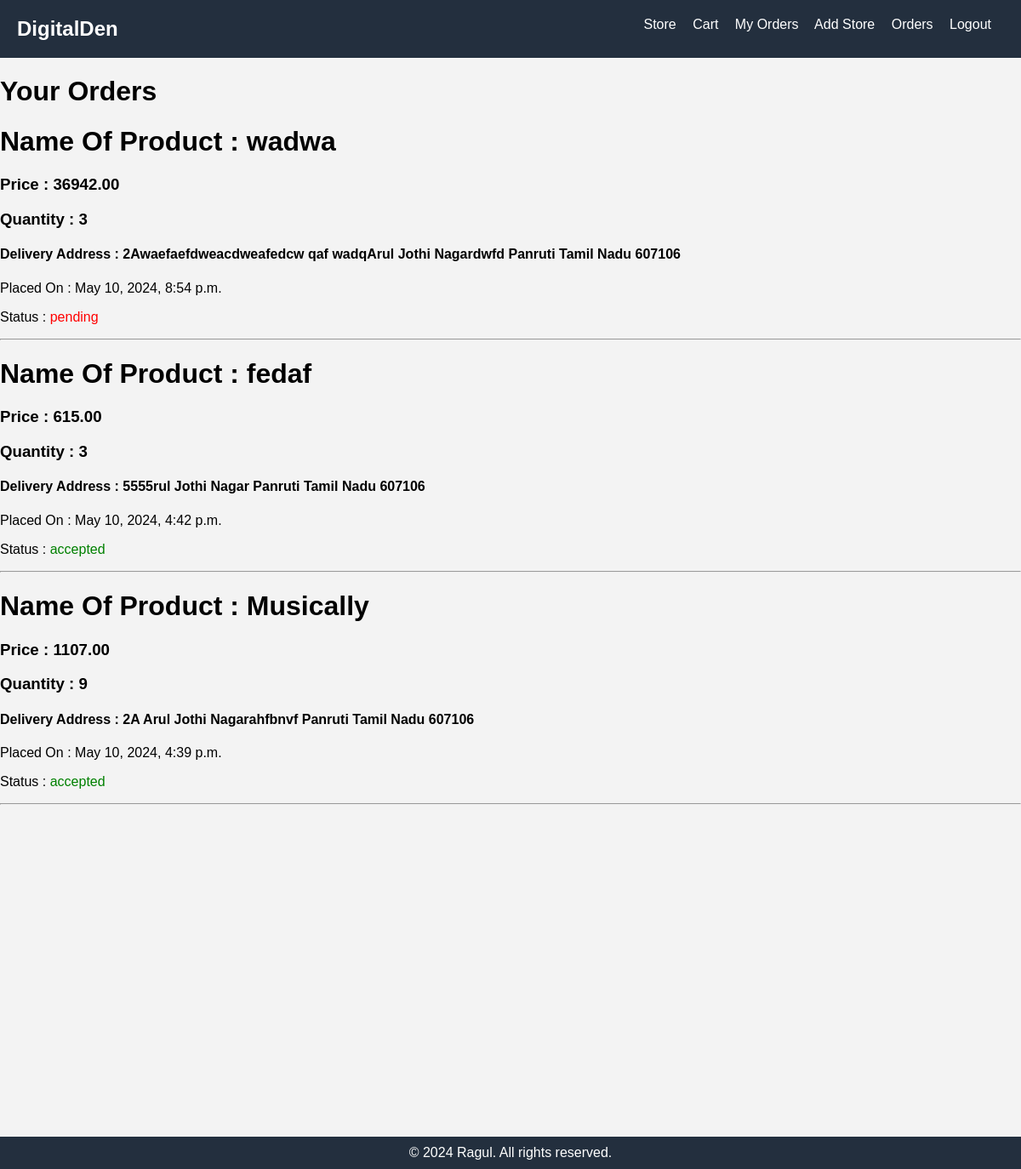
Screenshot of /myorders (signed in) with the database file from the repository.
### shipment/models.py (models this page shows, shortened)
class Order(models.Model):
    PENDING = 'pending'
    ACCEPTED = 'accepted'
    STATUS_CHOICES = [
        (PENDING, 'Pending'),
        (ACCEPTED, 'Accepted'),
    ]
    user = models.ForeignKey(User, on_delete=models.CASCADE)
    product = models.ForeignKey(Product, on_delete=models.CASCADE)
    quantity = models.PositiveIntegerField()
    total_price = models.DecimalField(max_digits=10, decimal_places=2)
    person_address = models.CharField(max_length=100)
    person_landmark = models.CharField(max_length=100, blank=True)
    person_city = models.CharField(max_length=50)
    person_state = models.CharField(max_length=50)
    person_postalcode = models.CharField(max_length=20)
    status = models.CharField(max_length=20, choices=STATUS_CHOICES, default=PENDING)
    created_at = models.DateTimeField(auto_now_add=True)

### products/models.py (models this page shows)
class Product(models.Model):
    ELECTRONICS = 'Electronics'
    CLOTHING = 'Clothing'
    BOOKS = 'Books'
    FURNITURE = 'Furniture'
    KITCHEN = 'Kitchen'
    BEAUTY = 'Beauty'
    SPORTS = 'Sports'
    TOYS = 'Toys'
    PHONES = 'Phones'
    COMPUTERS = 'Computers'
    OTHERS = 'others'
    PRODUCT_TYPES = [
        (ELECTRONICS, 'Electronics'),
        (CLOTHING, 'Clothing'),
        (BOOKS, 'Books'),
        (FURNITURE, 'Furniture'),
        (KITCHEN, 'Kitchen'),
        (BEAUTY, 'Beauty'),
        (SPORTS, 'Sports'),
        (TOYS, 'Toys'),
        (PHONES, 'Phones'),
        (COMPUTERS, 'Computers'),
        (OTHERS, 'others')
    ]
    owner = models.ForeignKey(User, on_delete=models.CASCADE)
    name = models.CharField(max_length=100)
    image_of_product = models.ImageField(upload_to='productImg',null=True)
    product_type = models.CharField(max_length=20, choices=PRODUCT_TYPES)
    description = models.TextField()
    price = models.DecimalField(max_digits=10, decimal_places=2)
    brand = models.CharField(max_length=100)
    color = models.CharField(max_length=50)
    slug = models.SlugField(unique=True)
    launch_date = models.DateTimeField(auto_now_add=True)
    def __str__(self):
        return self.name

### shipment/views.py (the view)
# urls.py: path('myorders',Shipviews.my_orders,name='myorders'),
@login_required(login_url='loginpage')
def my_orders(request):
    my_order = Order.objects.filter(user = request.user).order_by('-created_at')
    return render(request,'myorders.html',{'my_order':my_order})

### templates/myorders.html (shortened to what this page needs)
{% extends "layout.html" %}
{% block nav %}
<div class="navbar">
    <a href="{% url 'mainpage' %}" class="website-link">
        <span class="website-name">DigitalDen</span>
    </a>
    <div>
        {% if user.is_authenticated %}
            <a href="storepage">Store</a>
            <a href="{% url "cartpage" %}">Cart</a>
            <a href="{% url "myorders" %}">My Orders</a>
            {% if user.user_type == 'seller' %}
            <a href={% url "addstore" %}>Add Store</a>
            <a href="{% url 'sellerorder' %}">Orders</a>
            {% endif %}
            <a href="{% url 'logout' %}">Logout</a>
        {% else %}
            <a href="{% url 'loginpage' %}">Sign In</a>
            <a href="{% url 'registerpage' %}">Sign Up</a>
        {% endif %}
    </div>
</div>
{% endblock nav %}
{% block content %}
<h1>Your Orders</h1>
{% for order in my_order  %}
<h1>Name Of Product : {{order.product}}</h1>
<h3>Price : {{order.total_price}}</h3>
<h3>Quantity : {{order.quantity}}</h3>
<h4>Delivery Address : {{order.person_address}}{{order.person_landmark}} {{order.person_city}} {{order.person_state}} {{order.person_postalcode}}</h4>
<p>Placed On : {{order.created_at}}</p>
<p>Status : <span style="color: {% if order.status == 'pending' %}red{% else %}green{% endif %};">{{order.status}}</span></p>
<hr>
{% endfor %}
{% endblock content %}

### static/css/style.css (style rules this page uses)
* { box-sizing: border-box; }
body { font-family: Arial, sans-serif; margin: 0; padding: 0; background-color: #f3f3f3; padding-bottom: 10%; }
.navbar { background-color: #232f3e; color: white; display: flex; justify-content: space-between; padding: 20px; }
.navbar a { color: white; text-decoration: none; margin-right: 15px; }
.navbar .website-name { font-size: 1.5em; font-weight: bold; }

### rows the page displays
Order: product "wadwa", total_price "36942.00", quantity "3", person_address "2Awaefaefdweacdweafedcw qaf wadqArul Jothi Nagar", person_landmark "dwfd", person_city "Panruti", person_state "Tamil Nadu", person_postalcode "607106", created_at "May 10, 2024, 8:54 p.m.", status "pending"
Order: product "fedaf", total_price "615.00", quantity "3", person_address "5555rul Jothi Nagar", person_city "Panruti", person_state "Tamil Nadu", person_postalcode "607106", created_at "May 10, 2024, 4:42 p.m.", status "accepted"
Order: product "Musically", total_price "1107.00", quantity "9", person_address "2A Arul Jothi Nagar", person_landmark "ahfbnvf", person_city "Panruti", person_state "Tamil Nadu", person_postalcode "607106", created_at "May 10, 2024, 4:39 p.m.", status "accepted"
